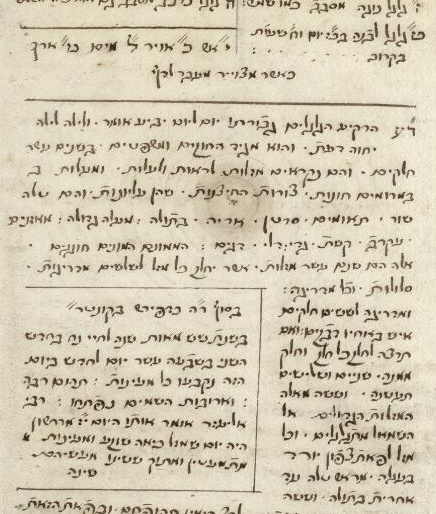
#> input picture data/illustrations/990000410720205171_NLI_Ms._Yah._Heb._148/0016_Table_01.jpg, 436 x 514 px; its folder holds only this picture in this run
$ python -i fallback_extractor.py   (imports and definitions only)
#> lines starting #> are read from the running program, lines starting #| are printed output that depends on the picture; after the words box and inside, x2 and y2 are one past the last pixel; in counts of white or black regions, pixels touching at a corner belong together
#> further down, picture is the input picture: shape (514, 436, 3); mean B, G, R 178.9, 201.6, 210.7
# -*- coding: utf-8 -*-
"""Illustration extraction using only OpenCV.
This fallback does not require Detectron2 or LayoutParser models.
It looks for large dark/colored blobs that are typical of manuscript figures.
"""

import pathlib
from typing import List
import cv2
import tqdm


def _find_figures(bgr, min_area_ratio=0.001, max_area_ratio=0.5):
    """Return a list of bounding boxes (x1, y1, x2, y2) for candidate figures.
    Uses simple thresholding and contour filtering.
    """
#> called with min_area_ratio = 0.001, max_area_ratio = 0.5
    h, w = bgr.shape[:2]
#> h = 514; w = 436
    page_area = w * h
#> page_area = 224104
    gray = cv2.cvtColor(bgr, cv2.COLOR_BGR2GRAY)
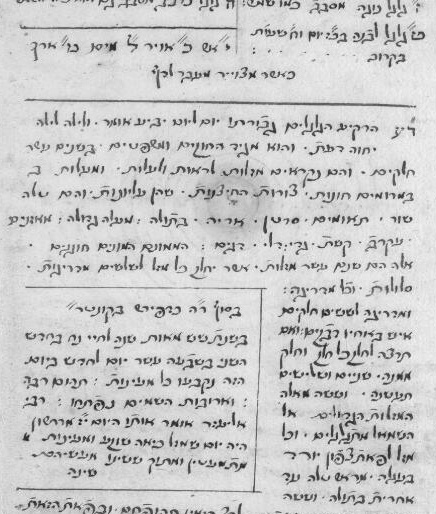
#> gray: shape (514, 436); min 14, max 251, mean 201.8
    # Invert: figures often darker than background
    _, thresh = cv2.threshold(gray, 0, 255, cv2.THRESH_BINARY_INV + cv2.THRESH_OTSU)
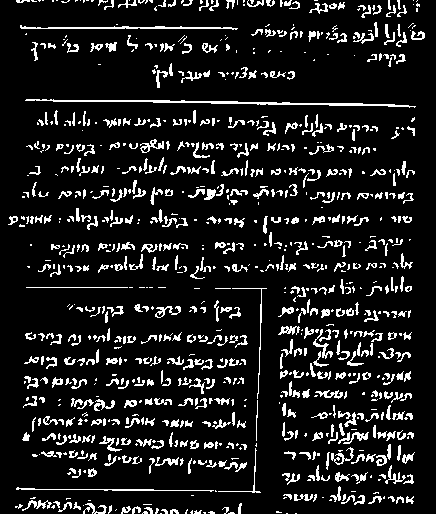
#> thresh: shape (514, 436); 11.5% white in thin lines or dots
    contours, _ = cv2.findContours(thresh, cv2.RETR_EXTERNAL, cv2.CHAIN_APPROX_SIMPLE)
#> contours = 932 contours, 654 with area under 20; largest, box (x1, y1, x2, y2) and area: (25, 99, 416, 108) 493, (20, 25, 238, 30) 226, (140, 139, 164, 153) 105, (155, 306, 181, 318) 93, (313, 329, 333, 359) 82
    boxes = []
    for cnt in contours:
        x, y, bw, bh = cv2.boundingRect(cnt)
        box_area = bw * bh
        area_ratio = box_area / page_area if page_area else 0
        if min_area_ratio <= area_ratio <= max_area_ratio:
            boxes.append((x, y, x + bw, y + bh))
#> this loop made 932 passes
#> (x, y, bw, bh, box_area, area_ratio) on pass 7: (208, 511, 7, 3, 21, 9.37e-05)
#> after the loop, boxes = 24 items, first 6: (83, 503, 107, 514), (22, 500, 52, 511), (16, 487, 214, 492), (385, 465, 406, 484), (218, 448, 261, 493), (331, 447, 354, 465)
    return boxes


# [44 lines left out: function extract_illustrations, not called in this run]

>>> import cv2
>>> picture = cv2.imread('../data/illustrations/990000410720205171_NLI_Ms._Yah._Heb._148/0016_Table_01.jpg')
>>> result = _find_figures(picture)
#> result has the same summary as boxes in _find_figures

$ run again, on data/illustrations/990000410720205171_NLI_Ms._Yah._Heb._148/0038_Content_Illustration_02.jpg
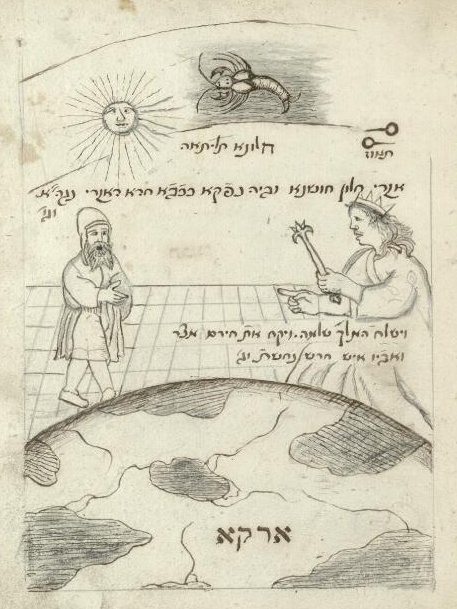
#> input picture data/illustrations/990000410720205171_NLI_Ms._Yah._Heb._148/0038_Content_Illustration_02.jpg, 457 x 609 px
#> picture is the input picture: shape (609, 457, 3); mean B, G, R 187.9, 209.4, 214
#> in _find_figures, `gray = cv2.cvtColor(bgr, cv2.COLOR_BGR2GRAY)`:
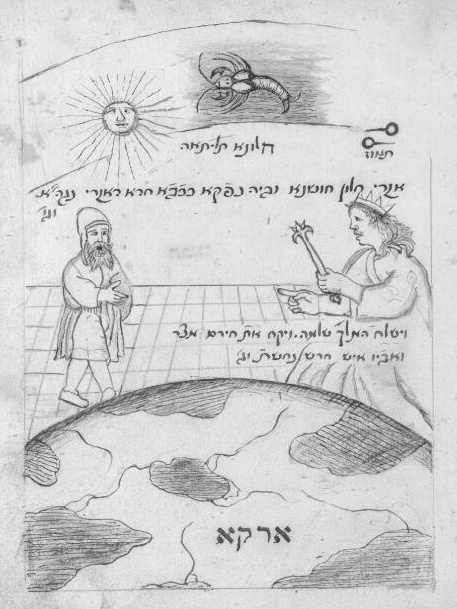
#> gray: shape (609, 457); min 39, max 253, mean 208.3
#> in _find_figures, `_, thresh = cv2.threshold(gray, 0, 255, cv2.THRESH_BINARY_INV + cv2.TH..`:
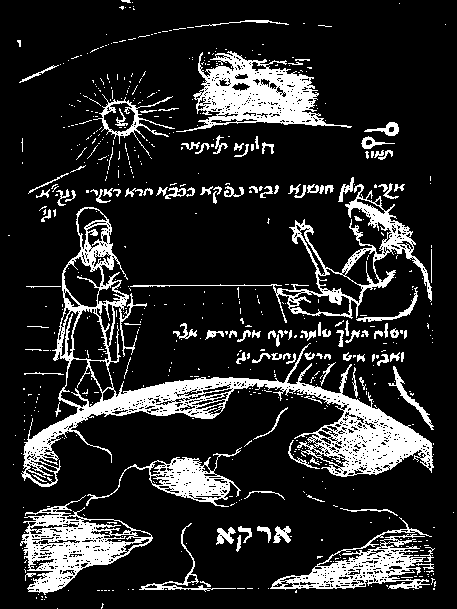
#> thresh: shape (609, 457); 15.9% white; 635 white regions (509 under 20 px)
#> contours = 598 contours, 517 with area under 20; largest, box (x1, y1, x2, y2) and area: (21, 207, 434, 487) 21495, (176, 51, 352, 132) 6349, (20, 495, 153, 595) 6084, (130, 184, 432, 323) 5752, (270, 517, 432, 590) 3608
#> the loop in _find_figures, `for cnt in contours:` made 598 passes
#> (x, y, bw, bh, box_area, area_ratio) on pass 42: (426, 570, 8, 3, 24, 8.62e-05)
#> after the loop in _find_figures, `for cnt in contours:`: boxes = 25 items, first 6: (216, 527, 236, 545), (273, 526, 291, 543), (139, 523, 236, 592), (270, 517, 432, 590), (340, 508, 398, 516), (20, 495, 153, 595)
#> result has the same summary as boxes in _find_figures
